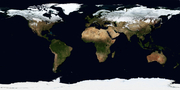
#> input picture earth.jpg, 180 x 90 px, found by its file name
$ python base_constants.py
#> lines starting #> are read from the running program, lines starting #| are printed output that depends on the picture; after the words box and inside, x2 and y2 are one past the last pixel; in counts of white or black regions, pixels touching at a corner belong together
"""
To avoid cyclical definition.
"""

from pathlib import Path

import numpy
from matplotlib.image import imread
from numpy import flipud, ndarray, zeros_like
from sympy import Expr, pi

DEFAULT_MAX_ITERATIONS = 3
DFAULT_CONVERGENCE_THRESHOLD = 1e-2
TEST_OUTPUT_PATH = Path("test")
DATETIME_FORMAT = "%Y-%m-%d %H:%M:%S"
EARTH_IMAGE_NAME = "earth.jpg"
EARTH_RADIUS = 6.371e6
EARTH_IMAGE = flipud(imread(EARTH_IMAGE_NAME)[:, :, :3])
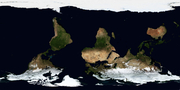
#> EARTH_IMAGE: shape (90, 180, 3); mean R, G, B 58.6, 60.3, 65.4
GRAY_EARTH_IMAGE: ndarray = EARTH_IMAGE.mean(axis=2) / 255.0
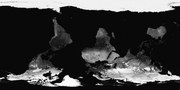
#> GRAY_EARTH_IMAGE: shape (90, 180) float64; min 0, max 1, mean 0.241
EARTH_SURFACE_COLOR = zeros_like(GRAY_EARTH_IMAGE)
DARK_PLOT_THRESHOLD, LIGHT_PLOT_THRESHOLD = 0.05, 0.75
EARTH_SURFACE_COLOR[GRAY_EARTH_IMAGE < DARK_PLOT_THRESHOLD] = 0  # Maps dark to deep blue.
EARTH_SURFACE_COLOR[GRAY_EARTH_IMAGE > LIGHT_PLOT_THRESHOLD] = 1  # Maps light to white.
EARTH_GROUND_MASK = (GRAY_EARTH_IMAGE >= DARK_PLOT_THRESHOLD) & (
    GRAY_EARTH_IMAGE <= LIGHT_PLOT_THRESHOLD
)
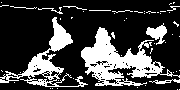
#> EARTH_GROUND_MASK: shape (90, 180) bool; 25.5% white; 52 white regions (42 under 20 px), largest, box (x1, y1, x2, y2) and area: (81, 27, 180, 86) 2216, (0, 17, 88, 87) 1337, (146, 23, 167, 45) 226
EARTH_SURFACE_COLOR[EARTH_GROUND_MASK] = 0.5  # Maps the rest to deep green.
EARTH_COLOR_SCALE = [[0.0, "rgb(30,59,117)"], [0.5, "rgb(46,68,21)"], [1.0, "rgb(255,255,255)"]]
DEFAULT_MU = 3.986004418e14
TEST_J2 = 1e-2
DEFAULT_TERMINAL_PARAMETER_VALUES = {
    r"R_{Earth\ radius}": EARTH_RADIUS,
    r"\mu_{gravitational\ parameter}": DEFAULT_MU,
    r"J_2": TEST_J2,
    r"a_{semi-major\ axis}": 7e6,
    r"e_{eccentricity}": 0.05,
    r"i_{inclination}": 45.0,
    r"\Omega_{right\ ascension\ ascending\ node}": 45.0,
    r"\omega_{argument\ of\ periapsis}": 0.0,
    r"\nu_{true\ anomaly}": 0.0,
    r"\theta_{arc\ start\ Earth\ rotation\ angle}": 0.0,
    r"\omega_{Earth\ rotation\ angular\ speed}": 2 * numpy.pi / 86164,
}


def radians(angle: float | Expr) -> float | Expr:
    """
    Conversion.
    """

    if isinstance(angle, Expr):

        return pi / 180 * angle

    return numpy.pi / 180 * angle


def degrees(angle: float | Expr) -> float | Expr:
    """
    Conversion.
    """

    if isinstance(angle, Expr):

        return 180 / pi * angle

    return 180 / numpy.pi * angle
